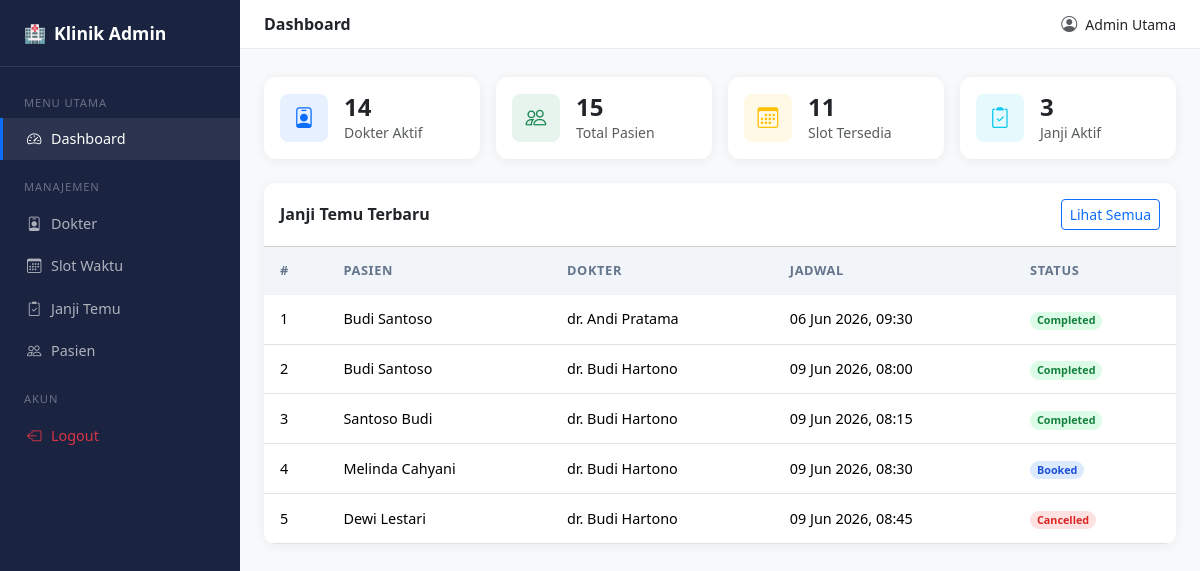
The page /admin/index.php (signed in) on the database its author committed.
### tables this page shows
CREATE TABLE `appointments` (
  `id` int(10) UNSIGNED NOT NULL,
  `patient_id` int(10) UNSIGNED NOT NULL,
  `slot_id` int(10) UNSIGNED NOT NULL,
  `booking_time` datetime NOT NULL DEFAULT current_timestamp(),
  `status` enum('booked','cancelled','completed') NOT NULL DEFAULT 'booked',
  `notes` text DEFAULT NULL
);

CREATE TABLE `patients` (
  `id` int(10) UNSIGNED NOT NULL,
  `full_name` varchar(100) NOT NULL,
  `email` varchar(150) NOT NULL,
  `phone` varchar(20) DEFAULT NULL,
  `password_hash` varchar(255) NOT NULL,
  `created_at` datetime NOT NULL DEFAULT current_timestamp(),
  `updated_at` datetime NOT NULL DEFAULT current_timestamp() ON UPDATE current_timestamp(),
  `reset_token` varchar(64) DEFAULT NULL,
  `reset_expires` datetime DEFAULT NULL
);

CREATE TABLE `doctors` (
  `id` int(10) UNSIGNED NOT NULL,
  `full_name` varchar(100) NOT NULL,
  `specialization` varchar(100) DEFAULT NULL,
  `license_number` varchar(50) NOT NULL,
  `is_active` tinyint(1) NOT NULL DEFAULT 1,
  `deleted_at` datetime DEFAULT NULL
);

CREATE TABLE `time_slots` (
  `id` int(10) UNSIGNED NOT NULL,
  `doctor_id` int(10) UNSIGNED NOT NULL,
  `slot_datetime` datetime NOT NULL,
  `duration_minutes` smallint(5) UNSIGNED NOT NULL DEFAULT 30,
  `is_booked` tinyint(1) NOT NULL DEFAULT 0,
  `created_at` datetime NOT NULL DEFAULT current_timestamp()
);

### admin/index.php (the view, shortened to what this page needs)
<?php
require_once '../config/config.php';
require_once '../includes/layout_admin.php';
$stats = [
    'doctors'      => $pdo->query("SELECT COUNT(*) FROM doctors WHERE is_active=1")->fetchColumn(),
    'patients'     => $pdo->query("SELECT COUNT(*) FROM patients")->fetchColumn(),
    'slots_free'   => $pdo->query("SELECT COUNT(*) FROM time_slots WHERE is_booked=0 AND slot_datetime >= NOW()")->fetchColumn(),
    'appointments' => $pdo->query("SELECT COUNT(*) FROM appointments WHERE status='booked'")->fetchColumn(),
];
$recent = $pdo->query(
    "SELECT a.id, p.full_name AS patient, d.full_name AS doctor,
            ts.slot_datetime, a.status, a.notes
     FROM appointments a
     JOIN patients p   ON p.id = a.patient_id
     JOIN time_slots ts ON ts.id = a.slot_id
     JOIN doctors d    ON d.id  = ts.doctor_id
     ORDER BY a.booking_time ASC LIMIT 5"
)->fetchAll();
?>
<div class="row g-3 mb-4">
    <?php
    $cards = [
        ['icon'=>'bi-person-badge','color'=>'bg-primary bg-opacity-10 text-primary',  'label'=>'Dokter Aktif',    'value'=>$stats['doctors']],
        ['icon'=>'bi-people',      'color'=>'bg-success bg-opacity-10 text-success',  'label'=>'Total Pasien',    'value'=>$stats['patients']],
        ['icon'=>'bi-calendar3',   'color'=>'bg-warning bg-opacity-10 text-warning',  'label'=>'Slot Tersedia',   'value'=>$stats['slots_free']],
        ['icon'=>'bi-clipboard2-check','color'=>'bg-info bg-opacity-10 text-info',    'label'=>'Janji Aktif',     'value'=>$stats['appointments']],
    ];
    foreach ($cards as $c): ?>
    <div class="col-sm-6 col-xl-3">
        <div class="card stat-card p-3">
            <div class="d-flex align-items-center gap-3">
                <div class="stat-icon <?= $c['color'] ?>">
                    <i class="bi <?= $c['icon'] ?>"></i>
                </div>
                <div>
                    <div class="h4 mb-0 fw-bold"><?= $c['value'] ?></div>
                    <div class="text-muted small"><?= $c['label'] ?></div>
                </div>
            </div>
        </div>
    </div>
    <?php endforeach; ?>
</div>
<div class="card table-card">
    <div class="card-header bg-white d-flex justify-content-between align-items-center py-3">
        <h6 class="mb-0 fw-bold">Janji Temu Terbaru</h6>
        <a href="<?= BASE_URL ?>/admin/appointments.php" class="btn btn-sm btn-outline-primary">
            Lihat Semua
        </a>
    </div>
    <div class="table-responsive">
        <table class="table table-hover">
            <thead>
                <tr>
                    <th>#</th>
                    <th>Pasien</th>
                    <th>Dokter</th>
                    <th>Jadwal</th>
                    <th>Status</th>
                </tr>
            </thead>
            <tbody>
            <?php if ($recent): foreach ($recent as $r): ?>
            <tr>
                <td><?= $r['id'] ?></td>
                <td><?= htmlspecialchars($r['patient']) ?></td>
                <td><?= htmlspecialchars($r['doctor']) ?></td>
                <td><?= date('d M Y, H:i', strtotime($r['slot_datetime'])) ?></td>
                <td>
                    <span class="badge rounded-pill badge-<?= $r['status'] ?>">
                        <?= ucfirst($r['status']) ?>
                    </span>
                </td>
            </tr>
            <?php endforeach; else: ?>
            <tr><td colspan="5" class="text-center text-muted py-4">Belum ada data</td></tr>
            <?php endif; ?>
            </tbody>
        </table>
    </div>
</div>
<?php require_once '../includes/layout_admin_end.php'; ?>

### src/css/style.css (style rules this page uses)
:root { --brand-primary: #0d6efd; --brand-dark: #0a4fa8; --sidebar-bg: #1a2340; --sidebar-width: 240px; }
.stat-card { border: none; border-radius: .75rem; box-shadow: 0 2px 12px rgba(0,0,0,.06); }
.stat-icon { width: 48px; height: 48px; border-radius: .5rem; display: flex; align-items: center; justify-content: center; font-size: 1.3rem; }
.table-card { border: none; border-radius: .75rem; box-shadow: 0 2px 12px rgba(0,0,0,.06); overflow: hidden; }
.table-card .table { margin-bottom: 0; }
.table-card .table thead th { background: #f1f5f9; font-size: .8rem; text-transform: uppercase; letter-spacing: .05em; color: #64748b; border-bottom: none; padding: .9rem 1rem; }
.table-card .table tbody td { padding: .85rem 1rem; vertical-align: middle; font-size: .9rem; }
.badge-booked { background: #dbeafe; color: #1d4ed8; }
.badge-completed { background: #dcfce7; color: #15803d; }
.badge-cancelled { background: #fee2e2; color: #dc2626; }

### rows shown on the page
appointments: id "1", patient.full_name "Budi Santoso", doctors.full_name "dr. Andi Pratama", slot.slot_datetime "06 Jun 2026, 09:30", status "Completed"
appointments: id "2", patient.full_name "Budi Santoso", doctors.full_name "dr. Budi Hartono", slot.slot_datetime "09 Jun 2026, 08:00", status "Completed"
appointments: id "3", patient.full_name "Santoso Budi", doctors.full_name "dr. Budi Hartono", slot.slot_datetime "09 Jun 2026, 08:15", status "Completed"
appointments: id "4", patient.full_name "Melinda Cahyani", doctors.full_name "dr. Budi Hartono", slot.slot_datetime "09 Jun 2026, 08:30", status "Booked"
appointments: id "5", patient.full_name "Dewi Lestari", doctors.full_name "dr. Budi Hartono", slot.slot_datetime "09 Jun 2026, 08:45", status "Cancelled"

### other values the page prints
$pageTitle "Dashboard"
$_SESSION['full_name'] "Admin Utama"
$c['value'] "14"
$c['label'] "Dokter Aktif"
$c['value'] "15"
$c['label'] "Total Pasien"
$c['value'] "11"
$c['label'] "Slot Tersedia"
$c['value'] "3"
$c['label'] "Janji Aktif"
